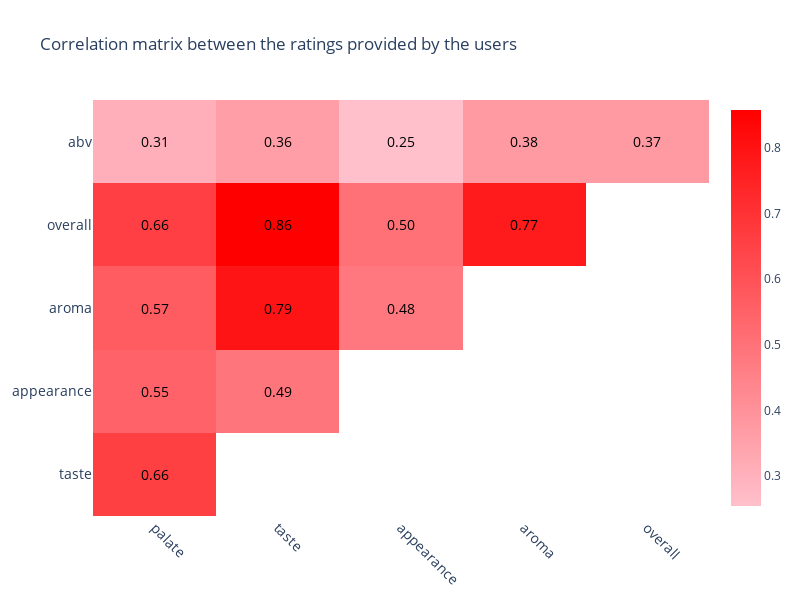

The cell this chart's notebook holds for it:
### Markdown cell above
### Correlation between the ratings attributes
Here we are gonna analyze the correlation between the ratings attributes given by the users.

### Code cell
corr = df_ratings_no_text[['palate','taste','appearance','aroma','overall','abv']].corr()
plot_correlation_matrix(df_ratings_no_text[['palate','taste','appearance','aroma','overall','abv']], filename=SAVING_FOLDER + 'correlation_matrix.html', title='Correlation matrix between the ratings provided by the users')

### Figure 1 — Plotly figure (JSON) as saved in the notebook; plotly's stock layout.template omitted (floating-point values rounded to 4 significant figures)
{"data": [{"colorscale": [[0, "pink"], [1, "red"]], "hoverinfo": "text", "showscale": true, "text": ["palate vs taste: 0.66", "palate vs appearance: 0.55", "taste vs appearance: 0.49", "palate vs aroma: 0.57", "taste vs aroma: 0.79", "appearance vs aroma: 0.48", "palate vs overall: 0.66", "taste vs overall: 0.86", "appearance vs overall: 0.50", "aroma vs overall: 0.77", "palate vs abv: 0.31", "taste vs abv: 0.36", "appearance vs abv: 0.25", "aroma vs abv: 0.38", "overall vs abv: 0.37"], "type": "heatmap", "x": ["palate", "palate", "taste", "palate", "taste", "appearance", "palate", "taste", "appearance", "aroma", "palate", "taste", "appearance", "aroma", "overall"], "y": ["taste", "appearance", "appearance", "aroma", "aroma", "aroma", "overall", "overall", "overall", "overall", "abv", "abv", "abv", "abv", "abv"], "z": [0.6579, 0.5501, 0.4899, 0.5684, 0.7935, 0.4811, 0.6596, 0.8578, 0.5028, 0.7746, 0.3073, 0.3608, 0.2545, 0.3752, 0.3737], "zmax": 0.8578, "zmin": 0.2545}], "layout": {"annotations": [{"font": {"color": "black", "size": 14}, "showarrow": false, "text": "0.66", "x": "palate", "y": "taste"}, {"font": {"color": "black", "size": 14}, "showarrow": false, "text": "0.55", "x": "palate", "y": "appearance"}, {"font": {"color": "black", "size": 14}, "showarrow": false, "text": "0.49", "x": "taste", "y": "appearance"}, {"font": {"color": "black", "size": 14}, "showarrow": false, "text": "0.57", "x": "palate", "y": "aroma"}, {"font": {"color": "black", "size": 14}, "showarrow": false, "text": "0.79", "x": "taste", "y": "aroma"}, {"font": {"color": "black", "size": 14}, "showarrow": false, "text": "0.48", "x": "appearance", "y": "aroma"}, {"font": {"color": "black", "size": 14}, "showarrow": false, "text": "0.66", "x": "palate", "y": "overall"}, {"font": {"color": "black", "size": 14}, "showarrow": false, "text": "0.86", "x": "taste", "y": "overall"}, {"font": {"color": "black", "size": 14}, "showarrow": false, "text": "0.50", "x": "appearance", "y": "overall"}, {"font": {"color": "black", "size": 14}, "showarrow": false, "text": "0.77", "x": "aroma", "y": "overall"}, {"font": {"color": "black", "size": 14}, "showarrow": false, "text": "0.31", "x": "palate", "y": "abv"}, {"font": {"color": "black", "size": 14}, "showarrow": false, "text": "0.36", "x": "taste", "y": "abv"}, {"font": {"color": "black", "size": 14}, "showarrow": false, "text": "0.25", "x": "appearance", "y": "abv"}, {"font": {"color": "black", "size": 14}, "showarrow": false, "text": "0.38", "x": "aroma", "y": "abv"}, {"font": {"color": "black", "size": 14}, "showarrow": false, "text": "0.37", "x": "overall", "y": "abv"}], "autosize": true, "height": 600, "paper_bgcolor": "white", "plot_bgcolor": "white", "title": {"text": "Correlation matrix between the ratings provided by the users"}, "width": 800, "xaxis": {"tickangle": 45, "tickfont": {"size": 14}}, "yaxis": {"tickfont": {"size": 14}, "tickmode": "linear"}}}
